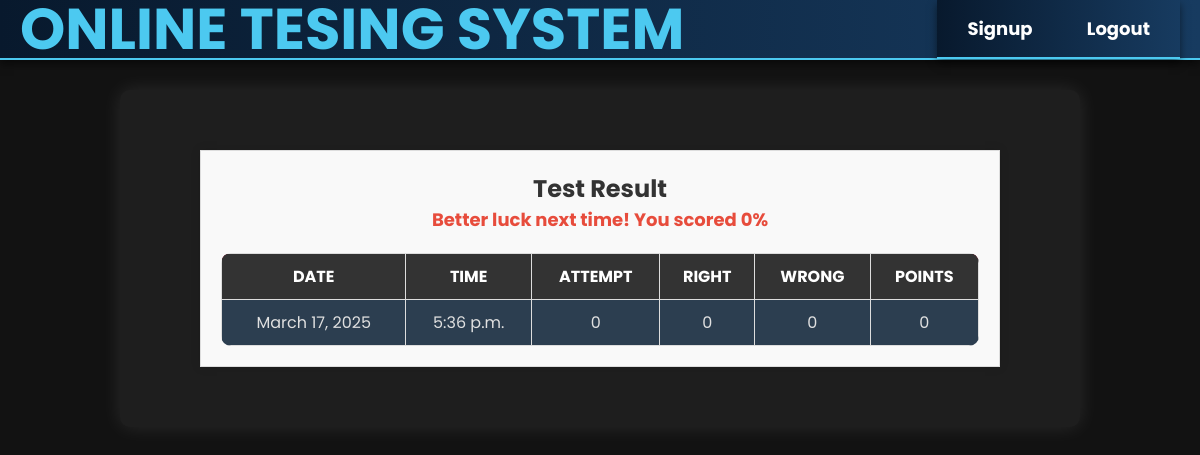
Page /OTS/result (signed in) on the committed database.
### OTS/models.py (models this page shows, shortened)
class Result(models.Model):
    resultid = models.BigAutoField(primary_key=True, auto_created=True)
    username = models.ForeignKey(Candidate, on_delete=models.CASCADE, related_name='results')
    date = models.DateField(auto_now=True)  # Use auto_now_add instead of auto_now
    time = models.TimeField(auto_now=True)
    attempt = models.IntegerField()
    right = models.IntegerField()
    wrong = models.IntegerField()
    points = models.IntegerField()

### OTS/views.py (the view)
# urls.py: path('result',showTestResult,name='result'),
def showTestResult(request):
     if 'name' not in request.session.keys():
        return HttpResponseRedirect("login")
     result=Result.objects.filter(username_id=request.session['username']).latest('date')
     context={'result':result}
     return render(request,'show_result.html',context)

### OTS/templates/show_result.html (shortened to what this page needs)
{% extends 'main.html' %}
{%block top%}
  <nav style="text-align: center;">
    <ul style="list-style: none; padding: 0; margin: 0;">
      <li style="display: inline-block; margin-right: 20px;">
        <a href="{% url 'OTS:registrationForm' %}" style="text-decoration: none; color: white; font-size: 18px; font-weight: bold; transition: color 0.3s ease;">Signup</a>
      </li>
      <li style="display: inline-block;">
        <a href="{% url 'OTS:logout' %}" style="text-decoration: none; color:white; font-size: 18px; font-weight: bold; transition: color 0.3s ease;">Logout</a>
      </li>
    </ul>
  </nav>
{%endblock%}
{%block content%}
  <div style="max-width: 800px; margin: 40px auto; padding: 20px; background-color: #f9f9f9; border: 1px solid #ddd; box-shadow: 0 0 10px rgba(0, 0, 0, 0.1);">
    <h2 style="text-align: center; font-size: 24px; font-weight: bold; color: #333;">Test Result</h2>
    {% if result.points >= 80 %}
      <h3 style="text-align: center; font-size: 18px; font-weight: bold; color: #2ecc71;">Congratulations! You scored {{ result.points }}%</h3>
    {% elif result.points >= 60 %}
      <h3 style="text-align: center; font-size: 18px; font-weight: bold; color: #f1c40f;">Good job! You scored {{ result.points }}%</h3>
    {% else %}
      <h3 style="text-align: center; font-size: 18px; font-weight: bold; color: #e74c3c;">Better luck next time! You scored {{ result.points }}%</h3>
    {% endif %}
    <table style="width: 100%; border-collapse: collapse;">
      <tr>
        <th style="background-color: #333; color: #fff; padding: 10px; border: 1px solid #ddd;">Date</th>
        <th style="background-color: #333; color: #fff; padding: 10px; border: 1px solid #ddd;">Time</th>
        <th style="background-color: #333; color: #fff; padding: 10px; border: 1px solid #ddd;">Attempt</th>
        <th style="background-color: #333; color: #fff; padding: 10px; border: 1px solid #ddd;">Right</th>
        <th style="background-color: #333; color: #fff; padding: 10px; border: 1px solid #ddd;">Wrong</th>
        <th style="background-color: #333; color: #fff; padding: 10px; border: 1px solid #ddd;">Points</th>
      </tr>
      <tr>
        <td style="padding: 10px; border: 1px solid #ddd;">{{ result.date }}</td>
        <td style="padding: 10px; border: 1px solid #ddd;">{{ result.time }}</td>
        <td style="padding: 10px; border: 1px solid #ddd;">{{ result.attempt }}</td>
        <td style="padding: 10px; border: 1px solid #ddd;">{{ result.right }}</td>
        <td style="padding: 10px; border: 1px solid #ddd;">{{ result.wrong }}</td>
        <td style="padding: 10px; border: 1px solid #ddd;">{{ result.points }}</td>
      </tr>
    </table>
  </div>
{%endblock%}

### OTS/templates/main.html (style rules this page uses)
* { font-family: 'Poppins', sans-serif; margin: 0; padding: 0; box-sizing: border-box; }
.top .menu a { color: #ffffff; text-decoration: none; font-size: 1.1em; margin-left: 15px; transition: color 0.3s, transform 0.2s; }
table { width: 100%; border-collapse: collapse; margin-top: 20px; border-radius: 10px; overflow: hidden; }
table tr:first-child { background: linear-gradient(90deg, #f64c72, #e53950); color: white; font-weight: bold; height: 40px; text-transform: uppercase; }
table tr:nth-child(odd) { background-color: #22313F; color: white; height: 35px; transition: background 0.3s ease; }
table tr:nth-child(even) { background-color: #2C3E50; height: 35px; transition: background 0.3s ease; }
table td { text-align: center; padding: 10px; }
body { font-family: 'Poppins', sans-serif; margin: 0; padding: 0; background: #121212; color: #e0e0e0; }
nav { background: linear-gradient(90deg, #08192D, #173B60); padding: 15px; text-align: right; box-shadow: 0px 4px 8px rgba(0, 0, 0, 0.5); border-bottom: 2px solid #4cc9f0; }
nav a { color: #ffffff; text-decoration: none; margin: 0 15px; font-weight: 600; transition: color 0.3s, transform 0.2s; }

### rows in the picture
Result: points "0", date "March 17, 2025", time "5:36 p.m.", attempt "0", right "0", wrong "0"
